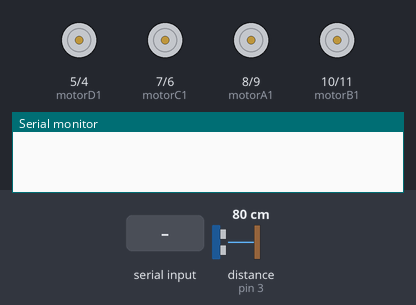
Simulated run of this sketch. Board: Arduino Uno, built with avr-gcc and run on an emulated ATmega328P. Parts: motor-driver pin pairs drawn as motors (green arrow = first pin HIGH = forward, orange = second pin HIGH = backward, longer = more drive), the last lines printed to the serial monitor. The inputs (shaded band) are chosen by the test bench; at power-on: distance to the obstacle (sensor on pin 3) 80 cm. The echo pulse lasts 58.3 µs per cm.

Above: at 1.2 s.
1.3 s: "AUTO\n" received over Serial
At 2.4 s:
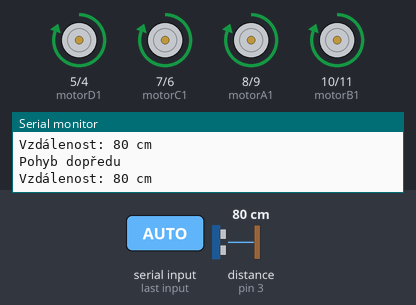
2.8 s: distance to the obstacle (sensor on pin 3) set to 33 cm
5.8 s: distance to the obstacle (sensor on pin 3) set to 29 cm
At 7.4 s:
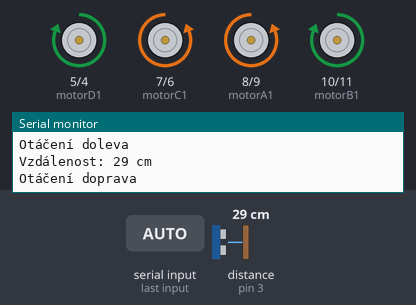
8.8 s: "MANUAL\n" received over Serial
At 9.1 s:
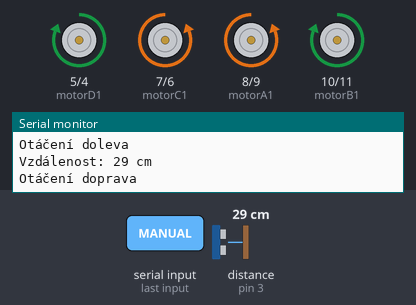
11.3 s: "B\n" received over Serial
At 12.1 s:
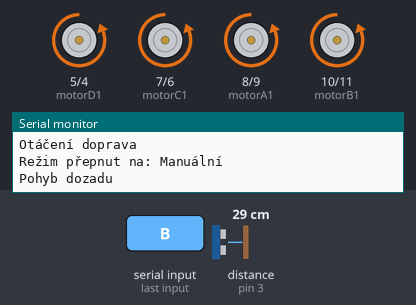
12.8 s: "F\n" received over Serial
At 13.2 s:
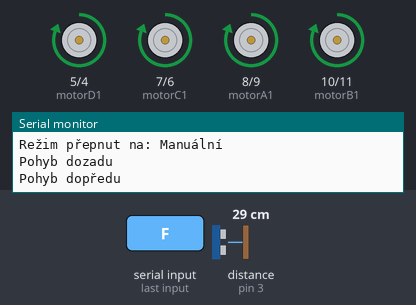
Timing chart, 0 to 15.3 s (numbered marks = the images above; inputs shaded):
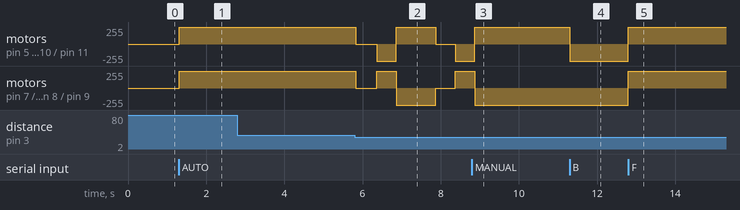

The sketch:

webarduino.ino
```cpp
// Definice pinů pro ovládání motorů
const int motorA1 = 8;
const int motorA2 = 9;
const int motorB1 = 10;
const int motorB2 = 11;
const int motorC1 = 7;
const int motorC2 = 6;
const int motorD1 = 5;
const int motorD2 = 4;

// Definice pinů pro ultrazvukový senzor
const int trigPin = 2;
const int echoPin = 3;

// Proměnné pro řízení
String control_mode = "manual";  // Režim ovládání (manual/automatic/line_following)

void setup() {
  // Nastavení pinů motorů jako výstupy
  pinMode(motorA1, OUTPUT);
  pinMode(motorA2, OUTPUT);
  pinMode(motorB1, OUTPUT);
  pinMode(motorB2, OUTPUT);
  pinMode(motorC1, OUTPUT);
  pinMode(motorC2, OUTPUT);
  pinMode(motorD1, OUTPUT);
  pinMode(motorD2, OUTPUT);

  // Nastavení pinů pro ultrazvukový senzor
  pinMode(trigPin, OUTPUT);
  pinMode(echoPin, INPUT);

  // Nastavení sériové komunikace
  Serial.begin(9600);

  // Zastavení motorů při startu
  stop();
}

void loop() {
  // Kontrola, zda jsou dostupné příkazy ze sériové linky
  if (Serial.available() > 0) {
    String command = Serial.readStringUntil('\n');  // Přečtení příkazu
    command.trim();  // Odstranění bílých znaků

    // Přepínání režimů
    if (command == "MANUAL") {
      control_mode = "manual";
      Serial.println("Režim přepnut na: Manuální");
    } else if (command == "AUTO") {
      control_mode = "automatic";
      Serial.println("Režim přepnut na: Automatický");
    } else if (command == "LINE") {
      control_mode = "line_following";
      Serial.println("Režim přepnut na: Jízda podle čáry");
    } else {
      // Zpracování pohybových příkazů
      processCommand(command[0]);
    }
  }

  // Automatický režim
  if (control_mode == "automatic") {
    autoControl();
  }
}

// Funkce pro automatické řízení
void autoControl() {
  long distance = getDistance();  // Získání vzdálenosti od překážky

  if (distance > 30) {  // Pokud není překážka blíž než 30 cm
    dopredu();  // Pohybuj se dopředu
    Serial.println("Pohyb dopředu");
  } else {  // Pokud je překážka blíž než 30 cm
    stop();  // Zastav
    Serial.println("Zastavení - překážka detekována");

    // Vyhýbání se překážce
    vyhnutiSePrekazce();
  }
}

// Funkce pro získání vzdálenosti od překážky
long getDistance() {
  // Nastavení trig pinu na LOW a čekání 2 mikrosekundy
  digitalWrite(trigPin, LOW);
  delayMicroseconds(2);

  // Nastavení trig pinu na HIGH na 10 mikrosekund
  digitalWrite(trigPin, HIGH);
  delayMicroseconds(10);
  digitalWrite(trigPin, LOW);

  // Měření doby, za kterou se vrátí echo
  long duration = pulseIn(echoPin, HIGH);

  // Výpočet vzdálenosti v centimetrech
  long distance = duration / 58;

  Serial.print("Vzdálenost: ");
  Serial.print(distance);
  Serial.println(" cm");

  return distance;
}

// Funkce pro vyhýbání se překážce
void vyhnutiSePrekazce() {
  stop();  // Zastav
  delay(500);  // Počkej 500 ms

  // Otoč doleva
  left_side_way();
  Serial.println("Otáčení doleva");
  delay(500);  // Počkej 500 ms

  // Zkontroluj vzdálenost po otočení
  long distance = getDistance();

  if (distance <= 30) {  // Pokud je stále překážka
    // Otoč doprava
    right_side_way();
    Serial.println("Otáčení doprava");
    delay(1000);  // Počkej 1 s
  }
}

// Funkce pro zpracování příkazů
void processCommand(char command) {
  switch (command) {
    case 'F':  // Příkaz pro pohyb dopředu
      if (control_mode == "manual" || control_mode == "line_following") {
        dopredu();
        Serial.println("Pohyb dopředu");
      }
      break;
    case 'B':  // Příkaz pro pohyb dozadu
      if (control_mode == "manual") {
        dozadu();
        Serial.println("Pohyb dozadu");
      }
      break;
    case 'L':  // Příkaz pro pohyb vlevo
      if (control_mode == "manual" || control_mode == "line_following") {
        left_side_way();
        Serial.println("Otáčení doleva");
      }
      break;
    case 'R':  // Příkaz pro pohyb vpravo
      if (control_mode == "manual" || control_mode == "line_following") {
        right_side_way();
        Serial.println("Otáčení doprava");
      }
      break;
    case 'S':  // Příkaz pro zastavení
      stop();
      Serial.println("Zastavení");
      break;
    default:
      Serial.println("Neznámý příkaz");
      break;
  }
}


// Funkce pro pohyb dopředu
void dopredu() {
  digitalWrite(motorA1, HIGH);
  digitalWrite(motorA2, LOW);
  digitalWrite(motorB1, HIGH);
  digitalWrite(motorB2, LOW);
  digitalWrite(motorC1, HIGH);
  digitalWrite(motorC2, LOW);
  digitalWrite(motorD1, HIGH);
  digitalWrite(motorD2, LOW);
}

// Funkce pro pohyb dozadu
void dozadu() {
  digitalWrite(motorA1, LOW);
  digitalWrite(motorA2, HIGH);
  digitalWrite(motorB1, LOW);
  digitalWrite(motorB2, HIGH);
  digitalWrite(motorC1, LOW);
  digitalWrite(motorC2, HIGH);
  digitalWrite(motorD1, LOW);
  digitalWrite(motorD2, HIGH);
}

// Funkce pro pohyb vlevo (boční)
void left_side_way() {
  digitalWrite(motorA1, HIGH);
  digitalWrite(motorA2, LOW);
  digitalWrite(motorB1, LOW);
  digitalWrite(motorB2, HIGH);
  digitalWrite(motorC1, HIGH);
  digitalWrite(motorC2, LOW);
  digitalWrite(motorD1, LOW);
  digitalWrite(motorD2, HIGH);
}

// Funkce pro pohyb vpravo (boční)
void right_side_way() {
  digitalWrite(motorA1, LOW);
  digitalWrite(motorA2, HIGH);
  digitalWrite(motorB1, HIGH);
  digitalWrite(motorB2, LOW);
  digitalWrite(motorC1, LOW);
  digitalWrite(motorC2, HIGH);
  digitalWrite(motorD1, HIGH);
  digitalWrite(motorD2, LOW);
}

// Funkce pro zastavení pohybu
void stop() {
  digitalWrite(motorA1, LOW);
  digitalWrite(motorA2, LOW);
  digitalWrite(motorB1, LOW);
  digitalWrite(motorB2, LOW);
  digitalWrite(motorC1, LOW);
  digitalWrite(motorC2, LOW);
  digitalWrite(motorD1, LOW);
  digitalWrite(motorD2, LOW);
}
```

Measured:
- the behaviour switches between 31 and 30 cm on distance to the obstacle (sensor on pin 3) (found by bisection; images 1 and 2)
- after the input at 1.3 s, motor on pin 5 (motorD1) / pin 4 (motorD2), motor on pin 7 (motorC1) / pin 6 (motorC2), motor on pin 8 (motorA1) / pin 9 (motorA2), motor on pin 10 (motorB1) / pin 11 (motorB2): stopped → forward 255/255 at once
- after the input at 8.8 s, motor on pin 5 (motorD1) / pin 4 (motorD2), motor on pin 10 (motorB1) / pin 11 (motorB2): goes on until 8.9 s, then stays forward 255/255; motor on pin 7 (motorC1) / pin 6 (motorC2), motor on pin 8 (motorA1) / pin 9 (motorA2): goes on until 8.9 s, then stays backward 255/255
- after the input at 11.3 s, motor on pin 5 (motorD1) / pin 4 (motorD2), motor on pin 10 (motorB1) / pin 11 (motorB2): forward 255/255 → backward 255/255 at once
- after the input at 12.8 s, motor on pin 5 (motorD1) / pin 4 (motorD2), motor on pin 7 (motorC1) / pin 6 (motorC2), motor on pin 8 (motorA1) / pin 9 (motorA2), motor on pin 10 (motorB1) / pin 11 (motorB2): backward 255/255 → forward 255/255 at once
